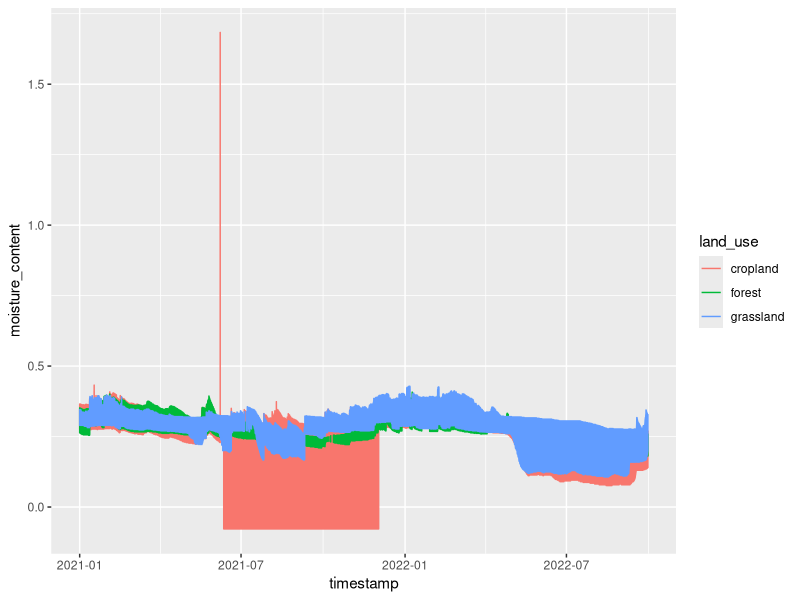
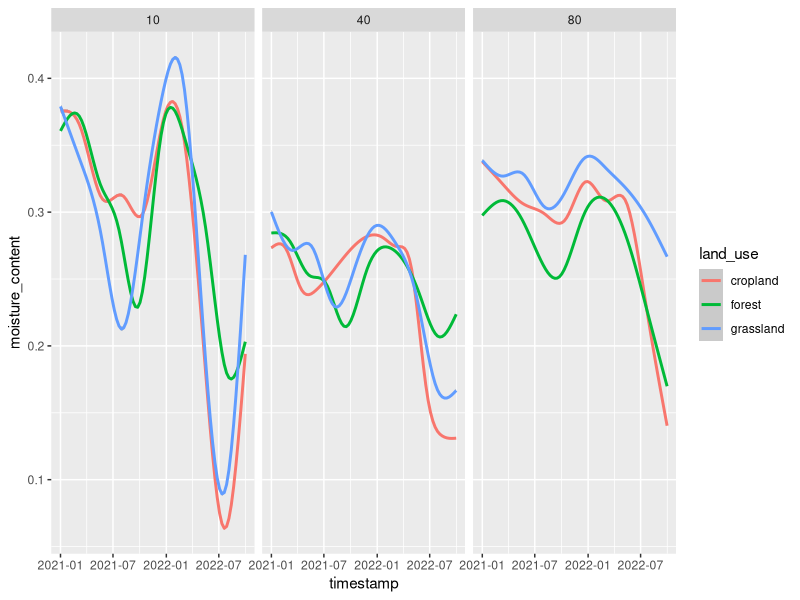
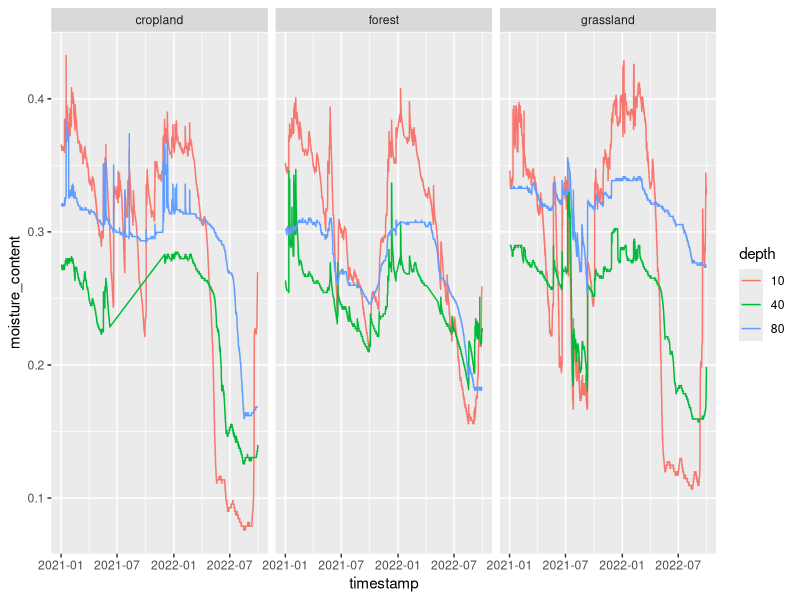

The R script that drew these images, in order:
## ---- chunk 1
# import packages
library(tidyverse)
library(readxl)
library(readr)
## ---- chunk 2
#import data
cropland <- read_csv("Data_Problem_1_cropland.csv") |>
  mutate('land_use' = 'cropland')
forest <- read_csv("Data_Problem_1_forest.csv")|>
  mutate('land_use' = 'forest')
grassland <- read_csv("Data_Problem_1_grassland.csv")|>
  mutate('land_use' = 'grassland')

#estimated porosity per land use
porosity_table <- data.frame(
  depth = c(10, 40, 80),
  cropland = c(0.440, 0.379, 0.397),
  forest = c(0.678, 0.486, 0.432),
  grassland = c(0.488, 0.394, 0.419)
)
## ---- chunk 3

p1d <- #practical 1 data
  rbind(cropland, forest) |> #combine datasets
  rbind(grassland) |>
  rename('10' = 'Port1', #ports were at different depths
         '40' = 'Port2',
         '80' = 'Port3') |>
  pivot_longer(cols = c('10','40','80'),
               names_to = 'depth',
               values_to = 'permittivity') |>
  mutate(depth = as.numeric(depth),
         permittivity = as.numeric(permittivity),
         'timestamp' = dmy_hm(Timestamps)
         ) |>
  select(c(5,2,3,4)) #remove og timestamps and reorder cols

# tidy porosity table
porosity_table <- porosity_table|>
  pivot_longer(cols = all_of(c('cropland','forest','grassland')),
               names_to = 'land_use',
               values_to = 'porosity')
## ---- chunk 4

## ---- chunk 5
p1d <- left_join(p1d, porosity_table, join_by(land_use, depth))
## ---- chunk 6
p1d <- p1d |>
  mutate(rel_permittivity_solids = 4)
## ---- chunk 7
p1d <- p1d |>
  mutate(moisture_content = ((sqrt(permittivity) - (1+(sqrt(rel_permittivity_solids) - 1)*(1-porosity)))/8))
## ---- chunk 8
ggplot(data = p1d) +
  geom_line(aes(x = timestamp, y = moisture_content,
                  group = land_use,color = land_use))
## ---- chunk 9
p1d |>
  filter(moisture_content <= porosity & moisture_content >= 0) |>
ggplot() +
  geom_smooth(aes(x = timestamp, y = moisture_content,
                  group = land_use,color = land_use)) +
  # scale_x_datetime(limits = c(as.POSIXct("2021-01-01 00:00"), as.POSIXct("2021-01-10 00:00"))) +
  facet_wrap(vars(depth))
## ---- chunk 10
p1d |>
  filter(moisture_content <= 1 & moisture_content >= 0) |>
  mutate(depth = as.factor(depth)) |>
ggplot() +
  geom_line(aes(x = timestamp, y = moisture_content,
                  group = depth,color = depth)) +
  # scale_x_datetime(limits = c(as.POSIXct("2021-01-01 00:00"), as.POSIXct("2021-01-10 00:00"))) +
  facet_wrap(vars(land_use))
## ---- chunk 11
p1d |>
  mutate(water_storage = case_when(
    depth == 10 ~ moisture_content*25,
    depth == 40 ~ moisture_content*20,
    depth == 80 ~ moisture_content*55
  )) |>
  group_by(timestamp, land_use) |>
  summarise(sum(water_storage))
## ---- chunk 12

## ---- chunk 13

## ---- chunk 14

